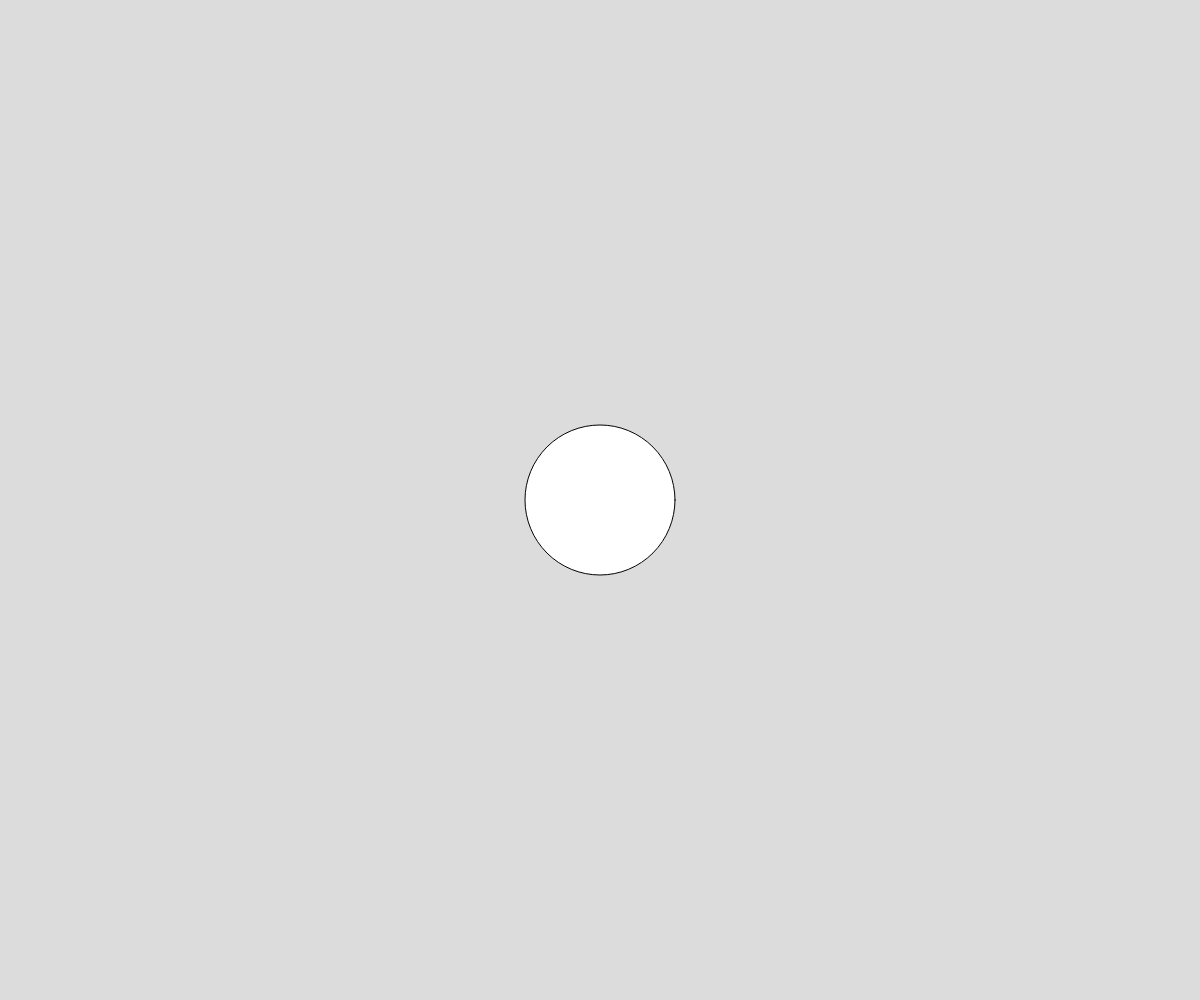
Frame 1 (no input)
Frame 60 (no input): identical to frame 1, image omitted
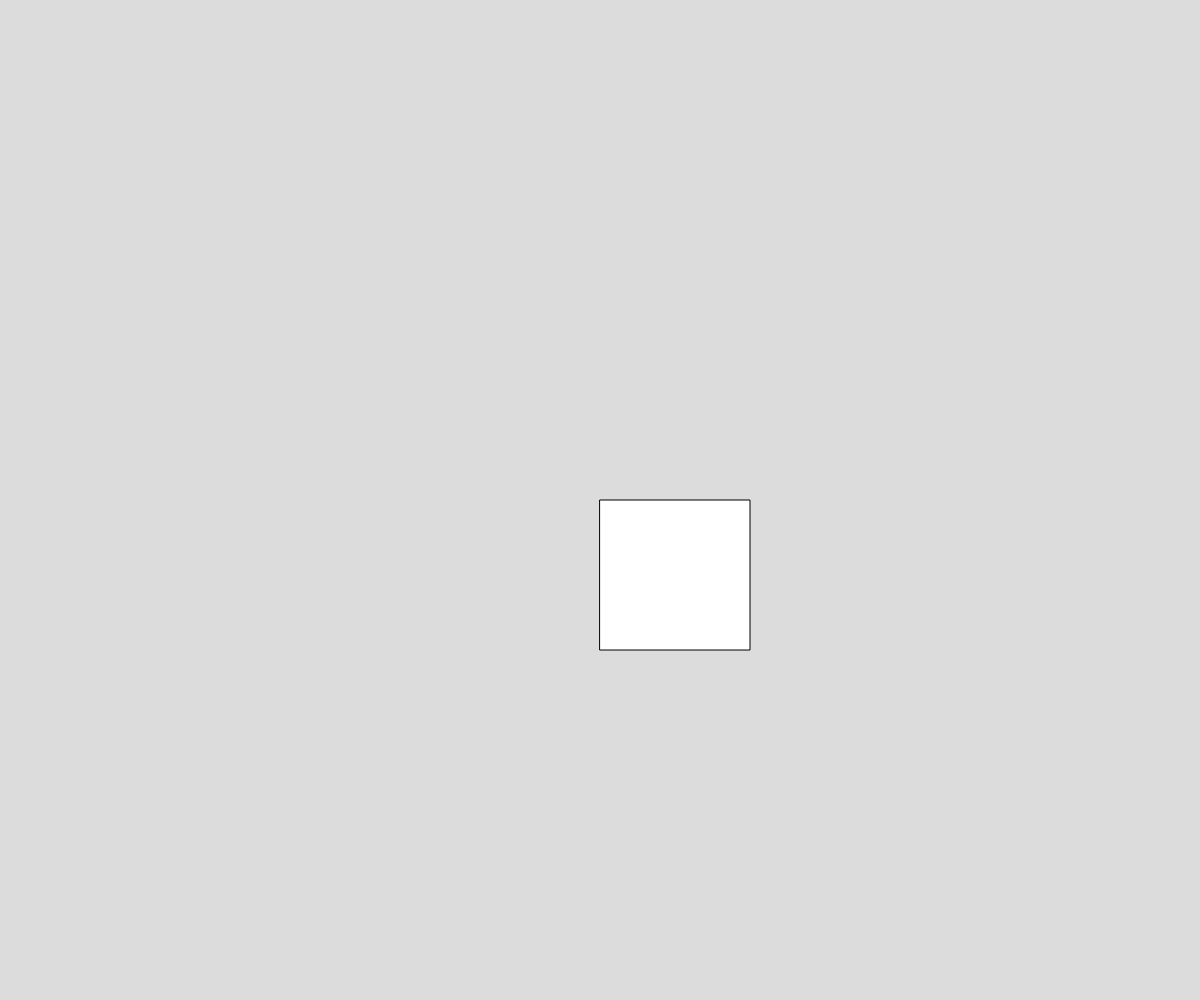
Frame 120 (the mouse pressed at the canvas centre since frame 60)

The p5.js sketch that drew these frames (run headless with seeded random() and noise() and a simulated clock; from frame 60 on, the mouse is pressed at the canvas centre):

// p5.js sketch
// ── sketch.js
// State Variables and Real Time
// Mariyya
// 2/23/2026

// GLobal Variables
let shapeState = 0; //0-Circle      1-Square
                    //2- Triangle   3- Starburst
let startTime; 

function setup() {
  createCanvas(windowWidth, windowHeight);
  startTime = millis();
}


function draw() {
  background(220);
  drawShape();
  manageTime();
}

function manageTime(){
  // this function will reset our timer
  // (and upsate shapeState) once every
  // 1000 seconds.
  let elapsedTime = millis() - startTime;
  if(elapsedTime > 1000){
    updateState();
    startTime = millis
  }
}

function updateState(){
  shapeState++;
  if(shapeState > 3) shapeState = 0;
}

function keyPressed(){
  shapeState++;
  if(shapeState > 3) shapeState = 0;
}

function drawShape(){
  // function inspects the shapeState variable
  // and draws the appropriate shape on the canvas
  let x = width/2;  let y = height/2;
  switch(shapeState){
    case 0: 
      circle(width/2, height/2, 150);
      break;
    case 1:
      square(width/2, height/2, 150);
      break;
    case 2:
      triangle(x-50, y+50, x+50, y+50, x, y-25)
      break
    case 3:
      for(let i = 0; i < 30; i++){
        let x2 = random(x-80, x+80);
        let y2 = random(y-80, y+80);
        line(x,y,x2,y2)
      }
      break
  }
}
